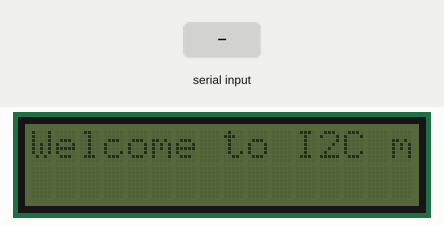
Recording of a sketch running on a simulated Arduino Uno, built with avr-gcc and run on an emulated ATmega328P. Parts: 16×2 character LCD. The inputs (shaded band) are chosen by the test bench.

Above: at 1.3 s.
At 2.4 s:
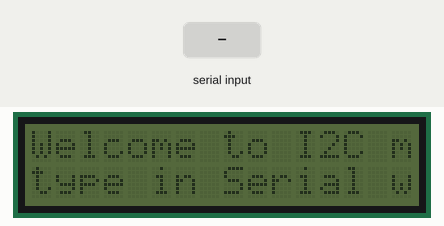
5.6 s: "1" received over Serial
At 6.3 s:
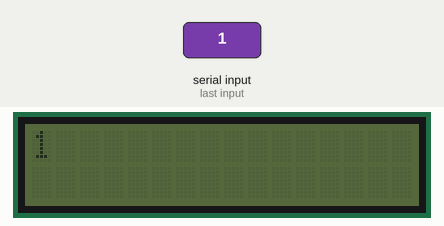
7.2 s: "0" received over Serial
At 8.5 s:
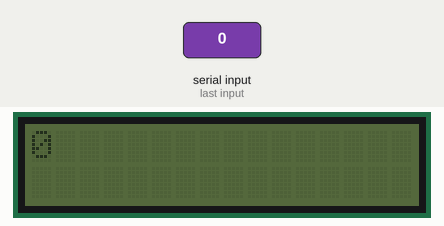
8.8 s: "2" received over Serial
At 9.9 s:
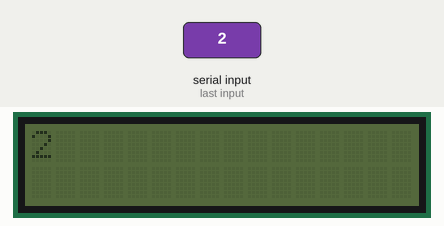
Timing chart, 0 to 11.8 s (numbered marks = the images above; inputs shaded):
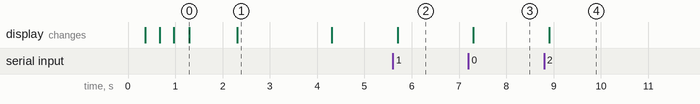

The sketch:

I2c_LCD_SerialDisplay.ino
```cpp
/*
 * Displays text sent over the serial port (e.g. from the Serial Monitor) on
 * an attached LCD.
 */
#include <Wire.h>
#include <LiquidCrystal_I2C.h>

LiquidCrystal_I2C lcd(0x38,16,2);  // set the LCD address to 0x20 for a 16 chars and 2 line display

void setup()
{
  lcd.init();                      // initialize the lcd
  lcd.clear();
  lcd.noBacklight();
    delay(300);
  lcd.backlight();
   delay(300);
  lcd.noBacklight();
    delay(300);
  lcd.backlight();
   delay(300);
  lcd.noBacklight();
  Serial.begin(9600);
  lcd.setCursor(0,0);
  lcd.print("Welcome to I2C mode");
   lcd.setCursor(0,1);
   delay(1000);
  lcd.print("type in Serial window");
  delay(2000);
  lcd.clear();

}

void loop()
{

  // when characters arrive over the serial port...
  if (Serial.available()) {
    // wait a bit for the entire message to arrive
    delay(100);
    // clear the screen
    lcd.clear();
    // read all the available characters
    while (Serial.available() > 0) {
      // display each character to the LCD
      lcd.write(Serial.read());
    }
  }
}
```

Measured:
- after the input at 5.6 s, the display: changes after 0.10 s (image 2)
- after the input at 7.2 s, the display: changes after 0.10 s (image 3)
- after the input at 8.8 s, the display: changes after 0.10 s (image 4)
- what the display in image 0 shows lasts 1.0 s, from 1.3 s to 2.3 s
- what the display in image 1 shows lasts 2.0 s, from 2.3 s to 4.3 s
